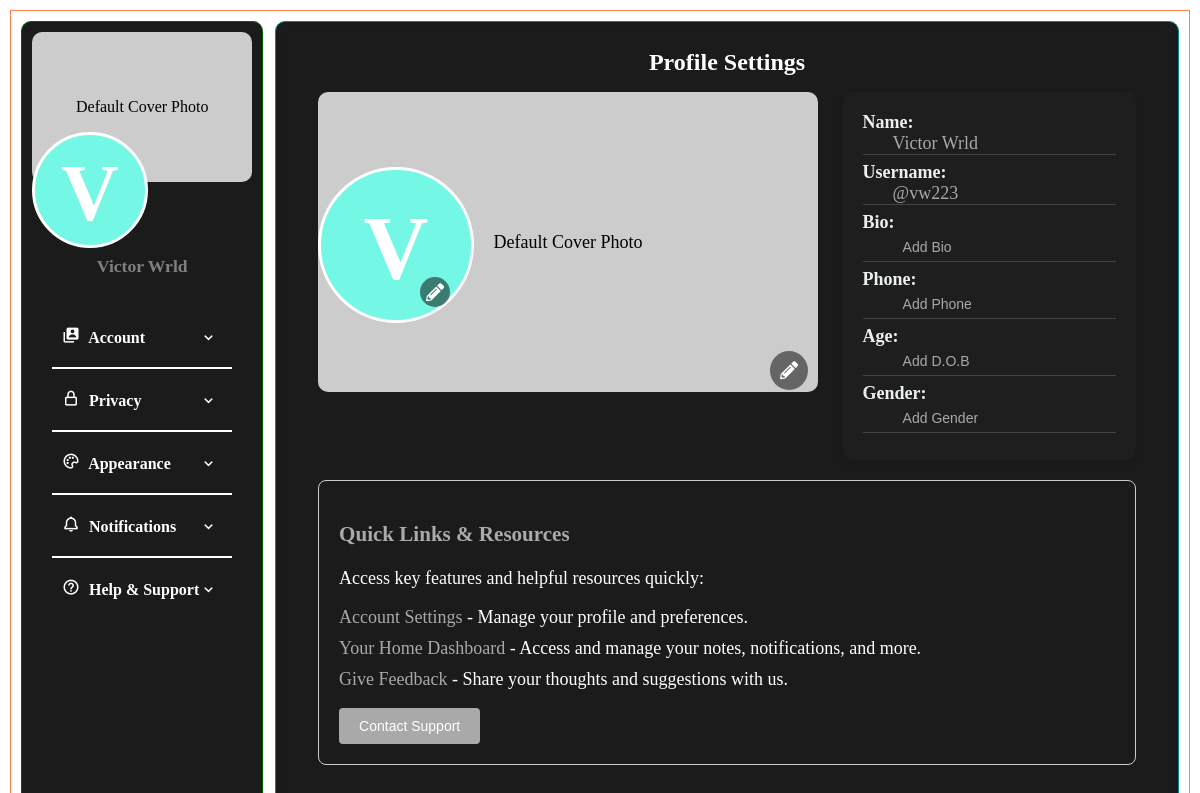
/settings (signed in), run on the app's committed database.
### website/models.py (models this page shows, shortened)
class User(db.Model, UserMixin):
    id = db.Column(db.Integer, primary_key=True)
    email = db.Column(db.String(150), unique=True)
    password = db.Column(db.String(255))
    first_name = db.Column(db.String(225))
    second_name = db.Column(db.String(225))
    full_name = db.Column(db.String(255))
    profile_picture = db.Column(db.String(255), nullable=True)
    cover_picture = db.Column(db.String(255), nullable=True)
    user_name = db.Column(db.String(255))
    phone_number = db.Column(db.String(20))
    country_code = db.Column(db.String(10), default="+254")
    bio = db.Column(db.String(255))
    time_zone = db.Column(db.String(255))
    date_birth = db.Column(db.String(255))
    gender = db.Column(db.String(255))
    generated_color = db.Column(db.String(7))
    is_2fa_enabled = db.Column(db.Boolean, default=False)
    otp_secret = db.Column(db.String(32), nullable=True)
    temp_otp = db.Column(db.String(32), nullable=True)
    otp_method = db.Column(db.String(10), default='app')
    is_active = db.Column(db.Boolean, default=True)
    is_admin = db.Column(db.Boolean, default=False)
    email_verified = db.Column(db.Boolean, default=False)
    note_tags = db.relationship(
        "NoteTag", back_populates="user", cascade="all, delete-orphan"
    )
    notes = db.relationship("Note", back_populates="user", cascade="all, delete-orphan")
    password_reset_tokens = db.relationship(
        "PasswordResetToken", back_populates="user", cascade="all, delete-orphan"
    )
    notifications = db.relationship(
        "Notification", back_populates="user", cascade="all, delete-orphan"
    )
    todos = db.relationship("ToDo", back_populates="user", cascade="all, delete-orphan")
    email_preferences = db.relationship(
        "EmailPreferences",
        uselist=False,
        back_populates="user",
        cascade="all, delete-orphan",
    )
    push_preferences = db.relationship(
        "PushPreferences",
        uselist=False,
        back_populates="user",
        cascade="all, delete-orphan",
    )
    email_verification_tokens = db.relationship(
        "EmailVerificationToken", back_populates="user", cascade="all, delete-orphan"
    )

### website/views.py (the view)
@views.route("/settings")
@login_required
def settings():
    users = User.query.all()
    return render_template("setting.html", users=users)

### website/models.py (called while the page is built)
    def get_local_timestamp(self):
        local_tz = timezone(self.time_zone)
        return self.timestamp.astimezone(local_tz) if self.timestamp else None

### website/templates/setting.html (shortened to what this page needs)
<!DOCTYPE html>
<html lang="en">
  <head>
    <link
      rel="stylesheet"
      href="https://cdnjs.cloudflare.com/ajax/libs/font-awesome/5.15.4/css/all.min.css"
    />
    <link
      rel="stylesheet"
      href="https://cdn.jsdelivr.net/npm/flatpickr/dist/flatpickr.min.css"
    />
    <link
      rel="stylesheet"
      href="{{ url_for('static', filename='css/setting.css') }}"
    />
    <link
      href="https://unpkg.com/boxicons@2.1.4/css/boxicons.min.css"
      rel="stylesheet"
    />
    <link
      rel="stylesheet"
      href="https://cdnjs.cloudflare.com/ajax/libs/cropperjs/1.5.12/cropper.min.css"
    />
  </head>
  <body>
    <div class="messages-container">
    </div>
    <div class="page">
      <div class="left-container">
        <div class="all">
          <div class="profile">
            <div class="cover-photo">
              {% if current_user.cover_picture %}
              <img
                src="/static/profile_pics/{{ current_user.cover_picture }}"
                alt="Cover Photo"
                class="cover-image"
              />
              {% else %}
              <div class="default-cover">
                <p>Default Cover Photo</p>
              </div>
              {% endif %}
            </div>
            <div class="profile-pic">
              {% if current_user.profile_picture %}
              <img
                src="/static/profile_pics/{{ current_user.profile_picture }}"
                alt="Profile Picture"
                class="profile-image"
              />
              {% else %}
              <i
                class="fas fa-5x"
                style="--background-: {{ current_user.generated_color }}"
                >{{ current_user.first_name[0] }}</i
              >
              {% endif %}
            </div>
          </div>
          <div class="profile-info">
            <p class="username">
              {{ current_user.full_name }}
            </p>
          </div>
        </div>
        <div class="settings-menu">
          <ul>
            <li>
              <a href="#" id="accountLink" data-target="#profilePicFormSection">
                <span class="account-text"
                  ><i class="bx bxs-user-account"></i> Account</span
                >
                <i class="bx bx-chevron-down"></i>
              </a>
            </li>
            <hr class="divider" />
            <li>
              <a href="#" id="privacyLink" data-target="#profilePicFormSection">
                <span class="privacy-text"
                  ><i class="bx bx-lock-alt"></i> Privacy</span
                >
                <i class="bx bx-chevron-down"></i>
              </a>
            </li>
            <hr class="divider" />
            <li>
              <a
                href="#"
                id="appearanceLink"
                data-target="#profilePicFormSection"
              >
                <span class="appearance-text"
                  ><i class="bx bx-palette"></i> Appearance</span
                >
                <i class="bx bx-chevron-down"></i>
              </a>
            </li>
            <hr class="divider" />
            <li>
              <a
                href="#"
                id="notificationsLink"
                data-target="#profilePicFormSection"
              >
                <span class="notifications-text"
                  ><i class="bx bx-bell"></i> Notifications</span
                >
                <i class="bx bx-chevron-down"></i>
              </a>
            </li>
            <hr class="divider" />
            <li>
              <a href="#" id="helpLink" data-target="#profilePicFormSection">
                <span class="help-text"
                  ><i class="bx bx-help-circle"></i> Help & Support</span
                >
                <i class="bx bx-chevron-down"></i>
              </a>
            </li>
          </ul>
        </div>
      </div>
      <div class="right-container">
        <div class="settings-content">
          <section id="profilePicFormSection">
            <h2>Profile Settings</h2>
            <div id="mainContainer">
              <div id="pictureUpdateContainer">
                <div id="coverPicContainer">
                  {% if current_user.cover_picture %}
                  <img
                    id="currentCoverPic"
                    src="/static/profile_pics/{{ current_user.cover_picture }}"
                    alt="Current Cover Picture"
                    class="cover-pic"
                  />
                  <div class="editting">
                    <button
                      id="editCoverPicButton"
                      title="Edit Cover Picture"
                      class="edit-button"
                      style="--background-: {{ current_user.generated_color }}"
                    >
                      <i class="fas fa-pencil-alt"></i>
                    </button>
                  </div>
                  {%else%}
                  <div class="default-cover">
                    <p>Default Cover Photo</p>
                  </div>
                  <div class="editting">
                    <button
                      id="editCoverPicButton"
                      title="Edit Cover Picture"
                      class="edit-button"
                      style="--background-: {{ current_user.generated_color }}"
                    >
                      <i class="fas fa-pencil-alt"></i>
                    </button>
                  </div>
                  {% endif %}
                </div>
                <div id="profilePicContainer">
                  {% if current_user.profile_picture %}
                  <img
                    id="currentProfilePic"
                    src="/static/profile_pics/{{ current_user.profile_picture }}"
                    alt="Current Profile Picture"
                    class="profile-pic"
                  />
                  <div class="editting">
                    <button
                      style="--background-: {{ current_user.generated_color }}"
                      id="editProfilePicButton"
                      title="Edit Profile Picture"
                      class="edit-button"
                    >
                      <i class="fas fa-pencil-alt" style="color: #fff"></i>
                    </button>
                  </div>
                  {% else %}
                  <i
                    class="fas fa-5x"
                    style="--background-: {{ current_user.generated_color }}"
                    >{{ current_user.first_name[0] }}</i
                  >
                  <div class="editting">
                    <button
                      style="--background-: {{ current_user.generated_color }}"
                      id="editProfilePicButton"
                      title="Edit Profile Picture"
                      class="edit-button"
                    >
                      <i class="fas fa-pencil-alt" style="color: #fff"></i>
                    </button>
                  </div>
                  {% endif %}
                </div>
              </div>
              <div id="userDetails">
                <div class="detail-item">
                  <label for="name">Name:</label><br />
                  <span id="name">
                    {% if current_user.full_name %}
                    <a href="#nameFormSection">{{ current_user.full_name }}</a>
                    {% else %}
                    <button><a href="#nameFormSection"></a>Add Name</button>
                    {% endif %}
                  </span>
                </div>
                <div class="detail-item">
                  <label for="name">Username:</label><br />
                  <span id="name">
                    {% if current_user.user_name %}
                    <a href="#usernameFormSection"
                      >{{ current_user.user_name }}</a
                    >
                    {% else %}
                    <button><a href="#usernameFormSection"></a>Add Name</button>
                    {% endif %}
                  </span>
                </div>
                <div class="detail-item">
                  <label for="bio">Bio:</label> <br />
                  <span id="bio">
                    {% if current_user.bio %}
                    <a href="#bioFormSection">{{ current_user.bio }}</a>
                    {% else %}
                    <button><a href="#bioFormSection">Add Bio</a></button>
                    {% endif %}
                  </span>
                </div>
                <div class="detail-item">
                  <label for="phone">Phone:</label><br />
                  <span id="phone">
                    {% if current_user.phone_number %}
                    <a href="#phoneNumberFormSection"
                      >{{ current_user.phone_number }}</a
                    >
                    {% else %}
                    <button>
                      <a href="#phoneNumberFormSection">Add Phone</a>
                    </button>
                    {% endif %}
                  </span>
                </div>
                <div class="detail-item">
                  <label for="age">Age:</label><br />
                  <span id="age">
                    {% if current_user.date_birth %}
                    <a href="#dobFormSection" id="ageLink">Edit Age</a>
                    {% else %}
                    <button><a href="#dobFormSection">Add D.O.B</a></button>
                    {% endif %}
                  </span>
                </div>
                <div class="detail-item">
                  <label for="gender">Gender:</label><br />
                  <span id="gender">
                    {% if current_user.gender %}
                    <a href="#genderFormSection">{{ current_user.gender }}</a>
                    {% else %}
                    <button><a href="#genderFormSection">Add Gender</a></button>
                    {% endif %}
                  </span>
                </div>
              </div>
            </div>
            <div id="quickLinksResources" class="attention-section">
              <h3>Quick Links & Resources</h3>
              <p>Access key features and helpful resources quickly:</p>
              <ul>
                <li>
                  <a href="/settings">Account Settings</a> - Manage your profile
                  and preferences.
                </li>
                <li>
                  <a href="/user_home">Your Home Dashboard</a>
                  - Access and manage your notes, notifications, and more.
                </li>
                <li>
                  <a href="/contact" target="_blank">Give Feedback</a> - Share
                  your thoughts and suggestions with us.
                </li>
              </ul>
              <button
                id="contactSupportButton"
                class="contact-button"
                style="--background-: {{ current_user.generated_color }}"
              >
                Contact Support
              </button>
            </div>
          </section>
        </div>
      </div>
    </div>
  </body>
</html>

### data on the page
User: first_name "V", full_name "Victor Wrld", user_name "@vw223"
